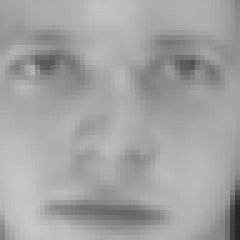
#> input picture HW3/HW3_Davoudnia/ORL/s1/1.bmp, 48 x 48 px, found by its file name (shown 5 times larger); its folder holds only this picture in this run
$ jupyter execute --allow-errors HW3_Practical.ipynb
#> lines starting #> are read from the running program, lines starting #| are printed output that depends on the picture
**Name:** Omid Davoudnia
**Student ID:** 400205544
**University:** Sharif University of Technology
**Program:** [Test PCA and dimesnsion reduced LDA on IRIS and ORL datasets]
**Date:** [1402/09]

**Libraries**

[cell 1]
import numpy as np
import matplotlib.pyplot as plt
from sklearn.decomposition import PCA
from sklearn.datasets import load_iris
import os
import cv2

**Functions**

[cell 2]
def myPCA(X, num_components):
    # Normalize the data
    X_normalized = (X - np.mean(X, axis=0)) / np.std(X, axis=0)

    # Compute the covariance matrix
    covariance_matrix = np.cov(X_normalized, rowvar=False)

    # Compute eigenvalues and eigenvectors
    eigenvalues, eigenvectors = np.linalg.eigh(covariance_matrix)

    # Sort eigenvectors in descending order based on eigenvalues
    sorted_indices = np.argsort(eigenvalues)[::-1]
    sorted_eigenvalues = eigenvalues[sorted_indices]
    sorted_eigenvectors = eigenvectors[:, sorted_indices]

    # Select the principal components
    principal_components = sorted_eigenvectors[:, :num_components]

    # Transpose the result to match scikit-learn's PCA format
    transformed_data = np.dot(X_normalized, principal_components)

    # Multiply by -1 to match direction of scikit-learn's PCA
    transformed_data[:, 0] *= -1

    return transformed_data

**Load dataset**

[cell 3]
# Load Iris dataset
iris = load_iris()
X = iris.data
y = iris.target

**Do PCA!**

[cell 4]
# Apply PCA function
num_components_myPCA = 2
transformed_data_myPCA = myPCA(X, num_components_myPCA)

# Apply scikit-learn's PCA
num_components_sklearn = 2
pca = PCA(n_components=num_components_sklearn)
transformed_data_sklearn = pca.fit_transform(X)

# Create subplots
fig, axes = plt.subplots(1, 2, figsize=(12, 5))

# Plot using myPCA
axes[0].scatter(transformed_data_myPCA[y == 0, 0], transformed_data_myPCA[y == 0, 1], label='Class 0')
axes[0].scatter(transformed_data_myPCA[y == 1, 0], transformed_data_myPCA[y == 1, 1], label='Class 1')
axes[0].scatter(transformed_data_myPCA[y == 2, 0], transformed_data_myPCA[y == 2, 1], label='Class 2')
axes[0].set_title('myPCA Implementation')
axes[0].set_xlabel('Principal Component 1')
axes[0].set_ylabel('Principal Component 2')
axes[0].legend()

# Plot using scikit-learn's PCA
axes[1].scatter(transformed_data_sklearn[y == 0, 0], transformed_data_sklearn[y == 0, 1], label='Class 0')
axes[1].scatter(transformed_data_sklearn[y == 1, 0], transformed_data_sklearn[y == 1, 1], label='Class 1')
axes[1].scatter(transformed_data_sklearn[y == 2, 0], transformed_data_sklearn[y == 2, 1], label='Class 2')
axes[1].set_title('Scikit-learn PCA')
axes[1].set_xlabel('Principal Component 1')
axes[1].set_ylabel('Principal Component 2')
axes[1].legend()

plt.tight_layout()
plt.show()
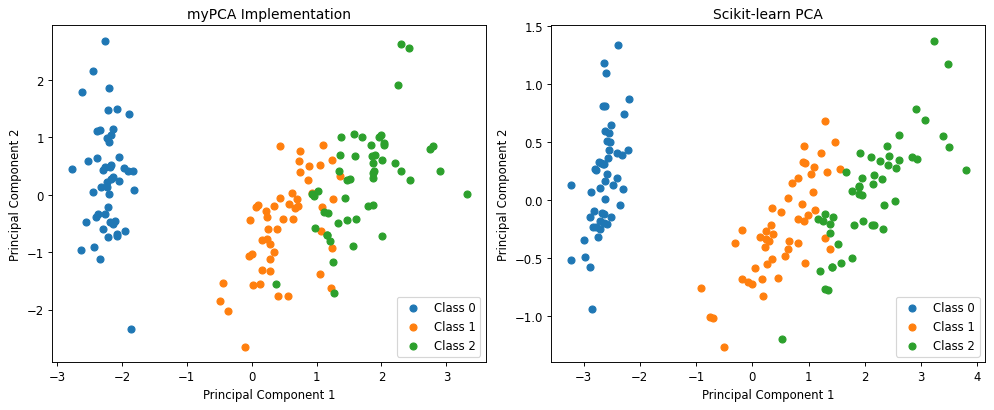
#> figure drawn by matplotlib, 2 panels

# Eigenfaces and Principal Component Analysis (PCA)

## Eigenfaces:

Eigenfaces are a set of eigenvectors derived from the covariance matrix of face image data. These eigenvectors capture the most significant variations present in a dataset of face images. Each eigenface corresponds to an eigenvector of the covariance matrix, representing a direction of maximum variance in the dataset.

## Principal Component Analysis (PCA):

Principal Component Analysis is a dimensionality reduction technique commonly used in image processing and facial recognition. It transforms the original data into a new coordinate system, where the first few principal components (in the case of facial images, these are the eigenfaces) retain the most information about the data. Principal components are ranked based on the amount of variance they capture.

## Process:

1. **Data Collection:** Gather a dataset of face images.
2. **Preprocessing:** Normalize and standardize the images to reduce variations.
3. **Covariance Matrix:** Compute the covariance matrix of the standardized face dataset.
4. **Eigendecomposition:** Perform eigendecomposition on the covariance matrix to obtain eigenvalues and eigenvectors.
5. **Principal Components:** The eigenvectors, or eigenfaces, represent the principal components of the face images.
6. **Dimensionality Reduction:** Choose the top-k eigenfaces corresponding to the largest eigenvalues to reduce the dimensionality of the data.
7. **Face Reconstruction:** Faces can be reconstructed using a linear combination of the selected eigenfaces.
8. **Recognition:** In facial recognition tasks, classify faces based on the reduced-dimensional representation.

Eigenfaces and PCA have proven effective in facial recognition systems. They enable a robust representation of facial features and dimensionality reduction, allowing for efficient storage and comparison of face images.

Lets dive into Experiment :)

**Read ORL RAW Dataset**

[cell 5]
# Path to the directory containing ORL dataset
dataset_path = 'ORL\\'  # Use double backslashes on Windows

# Initialize lists to store training and test data
train_images = []
train_labels = []
test_images = []
test_labels = []

# Iterate through each subdirectory (person) in the dataset path
for person_id in os.listdir(dataset_path):
    person_path = os.path.join(dataset_path, person_id)

    # Check if the item in the directory is a subdirectory
    if os.path.isdir(person_path):
        # Extract the numeric part of the person ID
        numeric_person_id = int(person_id[1:])

        # Iterate through the first 5 images in the subdirectory for training
        for filename in os.listdir(person_path)[:5]:
            img_path = os.path.join(person_path, filename)
            img = cv2.imread(img_path, cv2.IMREAD_GRAYSCALE)
#> img is the input picture: shape (48, 48); min 39, max 199, mean 162.2
            train_images.append(img)
            train_labels.append(numeric_person_id)

        # Iterate through the last 5 images in the subdirectory for testing
        for filename in os.listdir(person_path)[-5:]:
            img_path = os.path.join(person_path, filename)
            img = cv2.imread(img_path, cv2.IMREAD_GRAYSCALE)
            test_images.append(img)
            test_labels.append(numeric_person_id)

# Convert lists to numpy arrays
train_images = np.array(train_images)
train_labels = np.array(train_labels)
test_images = np.array(test_images)
test_labels = np.array(test_labels)

# Print information about the datasets
print("Shape of the training images array:", train_images.shape)
#| Shape of the training images array: (2, 48, 48)
print("Shape of the training labels array:", train_labels.shape)
print("Shape of the test images array:", test_images.shape)
#| Shape of the test images array: (2, 48, 48)
print("Shape of the test labels array:", test_labels.shape)

**See what we read!!**

[cell 6]
import matplotlib.pyplot as plt
import random

# Function to display random images
def display_random_images(images, labels, title):
#> called with images = array of shape (2, 48, 48), labels = array of shape (2,), title = 'Random Training Images'
    plt.figure(figsize=(12, 5))
    plt.suptitle(title, fontsize=16)

    for i in range(5):
        plt.subplot(2, 5, i + 1)
        index = random.randint(0, len(images) - 1)
        plt.imshow(images[index], cmap='gray')
        plt.title(f"Label: {labels[index]}")
        plt.axis('off')
#> this loop made 5 passes
#> index on passes 1 to 5: 1, 1, 0, 1, 1

# Display random images from the training set
display_random_images(train_images, train_labels, title='Random Training Images')

# Display random images from the test set
display_random_images(test_images, test_labels, title='Random Test Images')
#> the loop in display_random_images (call 2), `for i in range(5):` made 5 passes

plt.show()
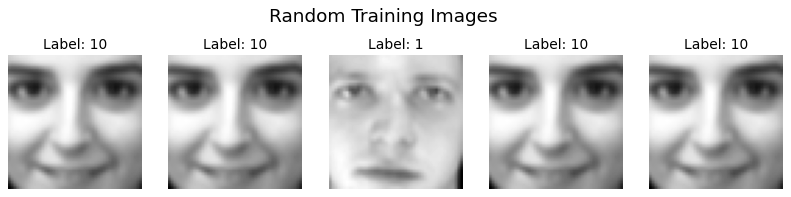
#> figure drawn by matplotlib, 5 panels
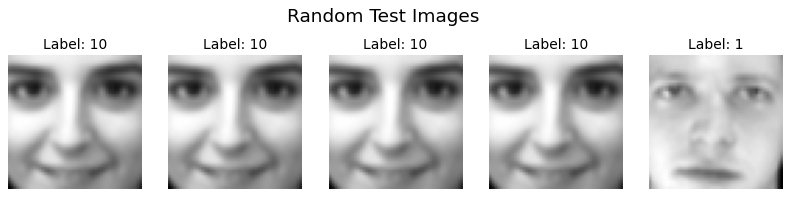
#> figure drawn by matplotlib, 5 panels

**Flatten data to work with**

[cell 7]
# Flatten the images
def flatten_images(images):
    return images.reshape(images.shape[0], -1)

# Flatten the images
flat_train_images = flatten_images(train_images)
flat_test_images = flatten_images(test_images)

# Print information about the flattened arrays
print("Shape of the flattened training images array:", flat_train_images.shape)
#| Shape of the flattened training images array: (2, 2304)
print("Shape of the flattened test images array:", flat_test_images.shape)
#| Shape of the flattened test images array: (2, 2304)

**Do PCA on flattend Data**

[cell 8]
# Define the number of components for PCA
n_components_pca = 50

# Instantiate PCA with the desired number of components
sklearn_pca = PCA(n_components=n_components_pca)

# Train PCA on the flattened training images
#> (the rest of this cell did not finish here and is left out)

**Say Hi to Top eigenfaces**

[cell 9]
# Assuming train_images is a NumPy array
original_image_shape = train_images.shape[1:]
#> original_image_shape = (48, 48)

# Reshape the components to the original image shape
#> (the rest of this cell did not finish here and is left out)
